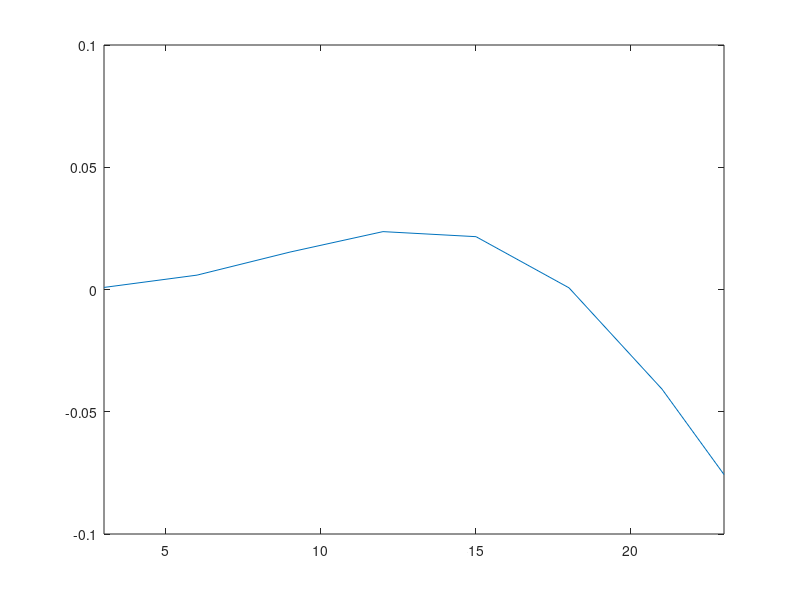

This figure's MATLAB source: (Note: this script raises an error after producing the figure.)
clear, clc, close all

%% Define wave parameters
x = [3; 6; 9; 12; 15; 18; 21; 23];
L = 23;
f = 1; % Hz
lambda = L/4;
Amax = 0.1;
k = 1/lambda;
y = @(t) x.^2*Amax/L.^2.*sin(k*x-f*t);

%% Set up your plot environment
figure
h = plot(x,y(0));
xlim([x(1) x(end)])
ylim([-Amax Amax])

%% Save the frame and setup the output movie
Nz = 100; % s 
fps = 1000;
filename = 'waveform1.gif';
init_getframe = struct('cdata',[],'colormap',[]);
frames = repmat(init_getframe, Nz, 1 );
frames(1) = getframe;
im = frame2im(frames(1));
[imind,cm] = rgb2ind(im,256);
imwrite(imind,cm,filename,'gif', 'Loopcount',inf);

%% Make movie
for t = 1:1:Nz
    set(h,'YData', y(t));
    drawnow
    frames(t) = getframe;
    im = frame2im(frames(t));
    [imind,cm] = rgb2ind(im,256);
    imwrite(imind,cm,filename,'gif','WriteMode','append','delaytime',1/fps);
    pause(1/1000)
end

%% Play movie
movie(frames)